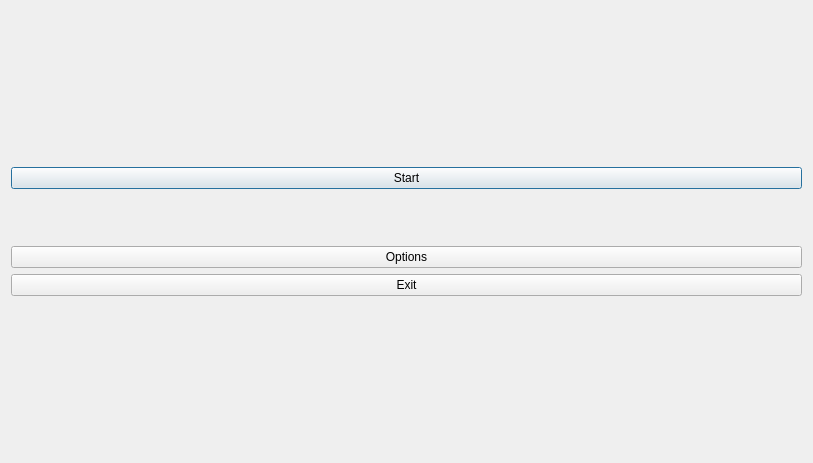
<?xml version="1.0" encoding="UTF-8"?>
<ui version="4.0">
 <class>Form</class>
 <widget class="QWidget" name="Form">
  <property name="geometry">
   <rect>
    <x>0</x>
    <y>0</y>
    <width>813</width>
    <height>463</height>
   </rect>
  </property>
  <property name="windowTitle">
   <string>Form</string>
  </property>
  <layout class="QVBoxLayout" name="verticalLayout">
   <item>
    <spacer name="verticalSpacer">
     <property name="orientation">
      <enum>Qt::Vertical</enum>
     </property>
     <property name="sizeHint" stdset="0">
      <size>
       <width>20</width>
       <height>36</height>
      </size>
     </property>
    </spacer>
   </item>
   <item>
    <spacer name="verticalSpacer_6">
     <property name="orientation">
      <enum>Qt::Vertical</enum>
     </property>
     <property name="sizeHint" stdset="0">
      <size>
       <width>20</width>
       <height>37</height>
      </size>
     </property>
    </spacer>
   </item>
   <item>
    <spacer name="verticalSpacer_5">
     <property name="orientation">
      <enum>Qt::Vertical</enum>
     </property>
     <property name="sizeHint" stdset="0">
      <size>
       <width>20</width>
       <height>36</height>
      </size>
     </property>
    </spacer>
   </item>
   <item>
    <widget class="QPushButton" name="btn0Start">
     <property name="text">
      <string>Start</string>
     </property>
     <property name="autoDefault">
      <bool>true</bool>
     </property>
     <property name="default">
      <bool>true</bool>
     </property>
    </widget>
   </item>
   <item>
    <spacer name="verticalSpacer_3">
     <property name="orientation">
      <enum>Qt::Vertical</enum>
     </property>
     <property name="sizeHint" stdset="0">
      <size>
       <width>20</width>
       <height>37</height>
      </size>
     </property>
    </spacer>
   </item>
   <item>
    <widget class="QPushButton" name="btn1Options">
     <property name="text">
      <string>Options</string>
     </property>
    </widget>
   </item>
   <item>
    <widget class="QPushButton" name="btn2Exit">
     <property name="text">
      <string>Exit</string>
     </property>
    </widget>
   </item>
   <item>
    <spacer name="verticalSpacer_2">
     <property name="orientation">
      <enum>Qt::Vertical</enum>
     </property>
     <property name="sizeHint" stdset="0">
      <size>
       <width>20</width>
       <height>36</height>
      </size>
     </property>
    </spacer>
   </item>
   <item>
    <spacer name="verticalSpacer_7">
     <property name="orientation">
      <enum>Qt::Vertical</enum>
     </property>
     <property name="sizeHint" stdset="0">
      <size>
       <width>20</width>
       <height>37</height>
      </size>
     </property>
    </spacer>
   </item>
   <item>
    <spacer name="verticalSpacer_4">
     <property name="orientation">
      <enum>Qt::Vertical</enum>
     </property>
     <property name="sizeHint" stdset="0">
      <size>
       <width>20</width>
       <height>36</height>
      </size>
     </property>
    </spacer>
   </item>
  </layout>
 </widget>
 <resources/>
 <connections/>
</ui>
